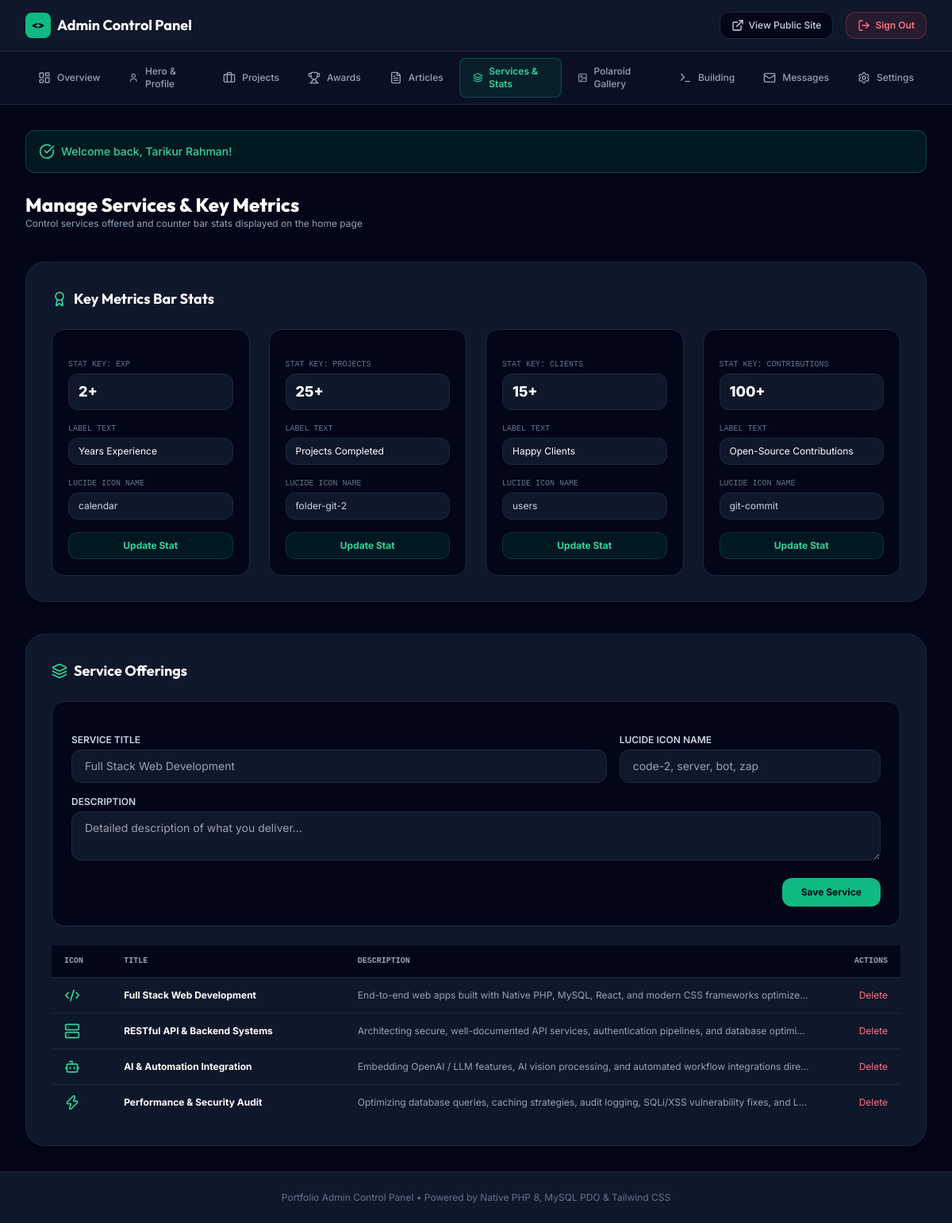
The page /admin/manage-services.php (signed in) on the database its author committed.
### tables this page shows
CREATE TABLE IF NOT EXISTS stats (
    id INT AUTO_INCREMENT PRIMARY KEY,
    stat_key VARCHAR(50) NOT NULL UNIQUE,
    stat_value VARCHAR(50) NOT NULL,
    stat_label VARCHAR(100) NOT NULL,
    icon VARCHAR(50) DEFAULT 'award',
    display_order INT DEFAULT 0
);

CREATE TABLE IF NOT EXISTS services (
    id INT AUTO_INCREMENT PRIMARY KEY,
    title VARCHAR(150) NOT NULL,
    description TEXT NOT NULL,
    icon VARCHAR(50) DEFAULT 'code',
    display_order INT DEFAULT 0
);

### includes/functions.php (called while the page is built, shortened)
<?php
function e($string) {
    return htmlspecialchars($string ?? '', ENT_QUOTES, 'UTF-8');
}
function generate_csrf_token() {
    return $_SESSION['csrf_token'];
}
function get_flash() {
    if (isset($_SESSION['flash_message'])) {
        $flash = [
            'type' => $_SESSION['flash_type'] ?? 'info',
            'message' => $_SESSION['flash_message']
        ];
        return $flash;
    }
    return null;
}
function get_stats() {
    $db = getDB();
    $stmt = $db->query("SELECT * FROM stats ORDER BY display_order ASC, id ASC");
    return $stmt->fetchAll();
}
function get_services() {
    $db = getDB();
    $stmt = $db->query("SELECT * FROM services ORDER BY display_order ASC, id ASC");
    return $stmt->fetchAll();
}

### admin/manage-services.php (the view, shortened to what this page needs)
<?php
require_once __DIR__ . '/../includes/functions.php';
require_once __DIR__ . '/admin-header.php';
$csrf_token = generate_csrf_token();
$services = get_services();
$stats = get_stats();
?>
<div class="space-y-10">
    <div>
        <h1 class="text-2xl font-extrabold text-white">Manage Services & Key Metrics</h1>
        <p class="text-xs text-slate-400">Control services offered and counter bar stats displayed on the home page</p>
    </div>
    <div class="bg-slate-900 p-8 rounded-3xl border border-slate-800 shadow-xl space-y-6">
        <h2 class="text-lg font-bold text-white flex items-center gap-2">
            <i data-lucide="award" class="w-5 h-5 text-emerald-400"></i> Key Metrics Bar Stats
        </h2>
        <div class="grid grid-cols-1 md:grid-cols-2 lg:grid-cols-4 gap-6">
            <?php foreach ($stats as $st): ?>
                <form method="POST" action="manage-services.php" class="bg-slate-950 p-5 rounded-2xl border border-slate-800 space-y-4">
                    <div>
                        <label class="block text-[10px] font-mono text-slate-500 uppercase">Stat Key: <?= e($st['stat_key']) ?></label>
                        <input type="text" name="stat_value" value="<?= e($st['stat_value']) ?>" required class="w-full px-3 py-2 rounded-xl bg-slate-900 border border-slate-800 text-white font-extrabold text-lg text-emerald-400 mt-1">
                    </div>
                    <div>
                        <label class="block text-[10px] font-mono text-slate-500 uppercase">Label Text</label>
                        <input type="text" name="stat_label" value="<?= e($st['stat_label']) ?>" required class="w-full px-3 py-2 rounded-xl bg-slate-900 border border-slate-800 text-white text-xs mt-1">
                    </div>
                    <div>
                        <label class="block text-[10px] font-mono text-slate-500 uppercase">Lucide Icon Name</label>
                        <input type="text" name="icon" value="<?= e($st['icon']) ?>" required class="w-full px-3 py-2 rounded-xl bg-slate-900 border border-slate-800 text-slate-300 text-xs mt-1">
                    </div>
                    <button type="submit" class="w-full py-2 rounded-xl text-xs font-bold bg-emerald-500/10 text-emerald-400 border border-emerald-500/20 hover:bg-emerald-500 hover:text-slate-950 transition-all">
                        Update Stat
                    </button>
                </form>
            <?php endforeach; ?>
        </div>
    </div>
    <div class="bg-slate-900 p-8 rounded-3xl border border-slate-800 shadow-xl space-y-6">
        <h2 class="text-lg font-bold text-white flex items-center gap-2">
            <i data-lucide="layers" class="w-5 h-5 text-emerald-400"></i> Service Offerings
        </h2>
        <form method="POST" action="manage-services.php" class="bg-slate-950 p-6 rounded-2xl border border-slate-800 space-y-4">
            <div class="grid grid-cols-1 md:grid-cols-3 gap-4">
                <div class="md:col-span-2">
                    <label class="block text-xs font-semibold uppercase text-slate-300 mb-1">Service Title</label>
                    <input type="text" name="title" id="svc_title" required placeholder="Full Stack Web Development" class="w-full px-4 py-2.5 rounded-xl bg-slate-900 border border-slate-800 text-white text-sm">
                </div>
                <div>
                    <label class="block text-xs font-semibold uppercase text-slate-300 mb-1">Lucide Icon Name</label>
                    <input type="text" name="icon" id="svc_icon" required placeholder="code-2, server, bot, zap" class="w-full px-4 py-2.5 rounded-xl bg-slate-900 border border-slate-800 text-white text-sm">
                </div>
            </div>
            <div>
                <label class="block text-xs font-semibold uppercase text-slate-300 mb-1">Description</label>
                <textarea name="description" id="svc_desc" rows="2" required placeholder="Detailed description of what you deliver..." class="w-full px-4 py-2.5 rounded-xl bg-slate-900 border border-slate-800 text-white text-sm"></textarea>
            </div>
            <div class="flex justify-end gap-3">
                <button type="submit" class="px-6 py-2.5 rounded-xl text-xs font-bold bg-emerald-500 text-slate-950 hover:bg-emerald-400">
                    Save Service
                </button>
            </div>
        </form>
        <div class="overflow-x-auto">
            <table class="w-full text-left text-xs text-slate-300">
                <thead class="bg-slate-950 text-slate-400 uppercase text-[10px] font-mono border-b border-slate-800">
                    <tr>
                        <th class="py-3 px-4">Icon</th>
                        <th class="py-3 px-4">Title</th>
                        <th class="py-3 px-4">Description</th>
                        <th class="py-3 px-4 text-right">Actions</th>
                    </tr>
                </thead>
                <tbody class="divide-y divide-slate-800">
                    <?php foreach ($services as $svc): ?>
                        <tr class="hover:bg-slate-950/50">
                            <td class="py-3 px-4 font-mono text-emerald-400">
                                <i data-lucide="<?= e($svc['icon']) ?>" class="w-5 h-5"></i>
                            </td>
                            <td class="py-3 px-4 font-bold text-white"><?= e($svc['title']) ?></td>
                            <td class="py-3 px-4 text-slate-400 max-w-md truncate"><?= e($svc['description']) ?></td>
                            <td class="py-3 px-4 text-right space-x-2">
                                <a href="manage-services.php?delete_service=<?= $svc['id'] ?>&token=<?= $csrf_token ?>" onclick="return confirm('Delete this service?')" class="text-rose-400 hover:underline">Delete</a>
                            </td>
                        </tr>
                    <?php endforeach; ?>
                </tbody>
            </table>
        </div>
    </div>
</div>
<?php require_once __DIR__ . '/admin-footer.php'; ?>

### admin/admin-header.php (shortened to what this page needs)
<?php
require_once __DIR__ . '/../includes/functions.php';
$current_page = basename($_SERVER['PHP_SELF']);
$flash = get_flash();
?>
<!DOCTYPE html>
<html lang="en" class="dark">
<head>
    <script src="https://cdn.tailwindcss.com"></script>
    <link rel="stylesheet" href="../assets/css/style.css">
</head>
<body class="bg-slate-950 text-slate-100 min-h-screen flex flex-col antialiased selection:bg-emerald-500 selection:text-white">
    <header class="bg-slate-900 border-b border-slate-800 sticky top-0 z-40">
        <div class="max-w-7xl mx-auto px-4 sm:px-6 lg:px-8 h-16 flex items-center justify-between">
            <div class="flex items-center gap-3">
                <a href="dashboard.php" class="flex items-center gap-2 font-heading text-lg font-bold text-white">
                    <span class="w-8 h-8 rounded-lg bg-emerald-500 text-slate-950 flex items-center justify-center font-extrabold text-sm">&lt;&gt;</span>
                    Admin Control Panel
                </a>
            </div>
            <div class="flex items-center gap-4 text-xs">
                <a href="../index.php" target="_blank" class="px-3.5 py-2 rounded-xl bg-slate-950 border border-slate-800 text-slate-300 hover:text-emerald-400 flex items-center gap-1.5 font-medium transition-colors">
                    <i data-lucide="external-link" class="w-4 h-4"></i> View Public Site
                </a>
                <a href="logout.php" class="px-3.5 py-2 rounded-xl bg-rose-500/10 border border-rose-500/30 text-rose-400 hover:bg-rose-500/20 font-semibold transition-colors flex items-center gap-1.5">
                    <i data-lucide="log-out" class="w-4 h-4"></i> Sign Out
                </a>
            </div>
        </div>
    </header>
    <nav class="bg-slate-900/60 border-b border-slate-800 overflow-x-auto">
        <div class="max-w-7xl mx-auto px-4 sm:px-6 lg:px-8 flex space-x-1 py-2 text-xs font-medium">
            <a href="dashboard.php" class="px-4 py-2 rounded-lg flex items-center gap-2 transition-colors <?= $current_page === 'dashboard.php' ? 'bg-emerald-500/10 text-emerald-400 border border-emerald-500/30 font-semibold' : 'text-slate-400 hover:text-white' ?>">
                <i data-lucide="layout-dashboard" class="w-4 h-4"></i> Overview
            </a>
            <a href="manage-hero.php" class="px-4 py-2 rounded-lg flex items-center gap-2 transition-colors <?= $current_page === 'manage-hero.php' ? 'bg-emerald-500/10 text-emerald-400 border border-emerald-500/30 font-semibold' : 'text-slate-400 hover:text-white' ?>">
                <i data-lucide="user" class="w-4 h-4"></i> Hero & Profile
            </a>
            <a href="manage-projects.php" class="px-4 py-2 rounded-lg flex items-center gap-2 transition-colors <?= $current_page === 'manage-projects.php' ? 'bg-emerald-500/10 text-emerald-400 border border-emerald-500/30 font-semibold' : 'text-slate-400 hover:text-white' ?>">
                <i data-lucide="briefcase" class="w-4 h-4"></i> Projects
            </a>
            <a href="manage-awards.php" class="px-4 py-2 rounded-lg flex items-center gap-2 transition-colors <?= $current_page === 'manage-awards.php' ? 'bg-emerald-500/10 text-emerald-400 border border-emerald-500/30 font-semibold' : 'text-slate-400 hover:text-white' ?>">
                <i data-lucide="trophy" class="w-4 h-4"></i> Awards
            </a>
            <a href="manage-articles.php" class="px-4 py-2 rounded-lg flex items-center gap-2 transition-colors <?= $current_page === 'manage-articles.php' ? 'bg-emerald-500/10 text-emerald-400 border border-emerald-500/30 font-semibold' : 'text-slate-400 hover:text-white' ?>">
                <i data-lucide="file-text" class="w-4 h-4"></i> Articles
            </a>
            <a href="manage-services.php" class="px-4 py-2 rounded-lg flex items-center gap-2 transition-colors <?= $current_page === 'manage-services.php' ? 'bg-emerald-500/10 text-emerald-400 border border-emerald-500/30 font-semibold' : 'text-slate-400 hover:text-white' ?>">
                <i data-lucide="layers" class="w-4 h-4"></i> Services & Stats
            </a>
            <a href="manage-gallery.php" class="px-4 py-2 rounded-lg flex items-center gap-2 transition-colors <?= $current_page === 'manage-gallery.php' ? 'bg-emerald-500/10 text-emerald-400 border border-emerald-500/30 font-semibold' : 'text-slate-400 hover:text-white' ?>">
                <i data-lucide="image" class="w-4 h-4"></i> Polaroid Gallery
            </a>
            <a href="manage-building.php" class="px-4 py-2 rounded-lg flex items-center gap-2 transition-colors <?= $current_page === 'manage-building.php' ? 'bg-emerald-500/10 text-emerald-400 border border-emerald-500/30 font-semibold' : 'text-slate-400 hover:text-white' ?>">
                <i data-lucide="terminal" class="w-4 h-4"></i> Building
            </a>
            <a href="manage-messages.php" class="px-4 py-2 rounded-lg flex items-center gap-2 transition-colors <?= $current_page === 'manage-messages.php' ? 'bg-emerald-500/10 text-emerald-400 border border-emerald-500/30 font-semibold' : 'text-slate-400 hover:text-white' ?>">
                <i data-lucide="mail" class="w-4 h-4"></i> Messages
            </a>
            <a href="settings.php" class="px-4 py-2 rounded-lg flex items-center gap-2 transition-colors <?= $current_page === 'settings.php' ? 'bg-emerald-500/10 text-emerald-400 border border-emerald-500/30 font-semibold' : 'text-slate-400 hover:text-white' ?>">
                <i data-lucide="settings" class="w-4 h-4"></i> Settings
            </a>
        </div>
    </nav>
    <main class="max-w-7xl mx-auto px-4 sm:px-6 lg:px-8 py-8 flex-1 w-full">
        <?php if ($flash): ?>
            <div class="mb-6 p-4 rounded-xl text-sm font-medium flex items-center justify-between shadow-lg <?= $flash['type'] === 'success' ? 'bg-emerald-500/10 border border-emerald-500/30 text-emerald-400' : 'bg-rose-500/10 border border-rose-500/30 text-rose-400' ?>">
                <div class="flex items-center gap-2">
                    <i data-lucide="<?= $flash['type'] === 'success' ? 'check-circle' : 'alert-circle' ?>" class="w-5 h-5"></i>
                    <span><?= e($flash['message']) ?></span>
                </div>
            </div>
        <?php endif; ?>

### admin/admin-footer.php (shortened to what this page needs)
    </main>
    <footer class="bg-slate-900 border-t border-slate-800 py-6 text-center text-xs text-slate-500">
        <div class="max-w-7xl mx-auto px-4">
            Portfolio Admin Control Panel &bull; Powered by Native PHP 8, MySQL PDO & Tailwind CSS
        </div>
    </footer>
</body>
</html>

### assets/css/style.css (style rules this page uses)
:root { --accent-emerald: #10B981; --accent-emerald-dark: #059669; --accent-emerald-glow: rgba(16, 185, 129, 0.25); --font-heading: 'Outfit', sans-serif; --font-body: 'Inter', sans-serif; --font-mono: 'Fira Code', monospace; }
html, body { overflow-x: hidden; max-width: 100vw; font-family: var(--font-body); transition: background-color 0.3s ease, color 0.3s ease; }
h1, h2, h3, h4, h5, h6, .font-heading { font-family: var(--font-heading); }
.font-mono { font-family: var(--font-mono); }
button, a, input, select, textarea { touch-action: manipulation; }

### rows shown on the page
stats: stat_key "EXP", stat_value "2+", stat_label "Years Experience", icon "calendar"
stats: stat_key "PROJECTS", stat_value "25+", stat_label "Projects Completed", icon "folder-git-2"
stats: stat_key "CLIENTS", stat_value "15+", stat_label "Happy Clients", icon "users"
stats: stat_key "CONTRIBUTIONS", stat_value "100+", stat_label "Open-Source Contributions", icon "git-commit"
services: title "Full Stack Web Development", description "End-to-end web apps built with Native PHP, MySQL, React, and modern CSS frameworks optimize…"
services: title "RESTful API & Backend Systems", description "Architecting secure, well-documented API services, authentication pipelines, and database optimi…"
services: title "AI & Automation Integration", description "Embedding OpenAI / LLM features, AI vision processing, and automated workflow integrations dire…"
services: title "Performance & Security Audit", description "Optimizing database queries, caching strategies, audit logging, SQLi/XSS vulnerability fixes, and L…"

### other values the page prints
$flash['message'] "Welcome back, Tarikur Rahman!"
